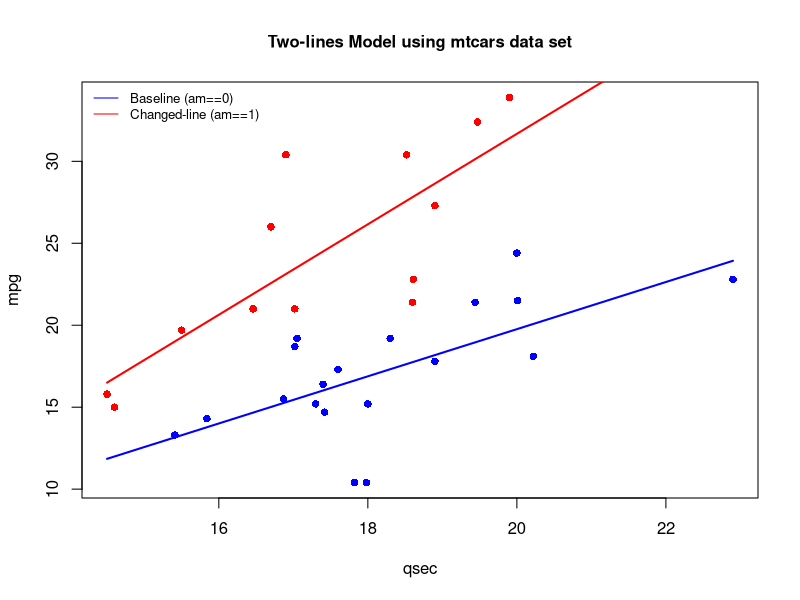
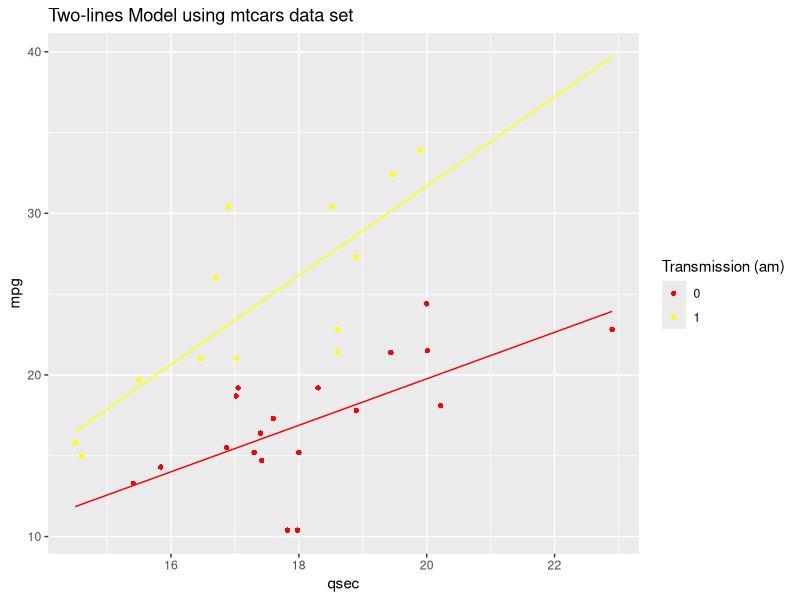
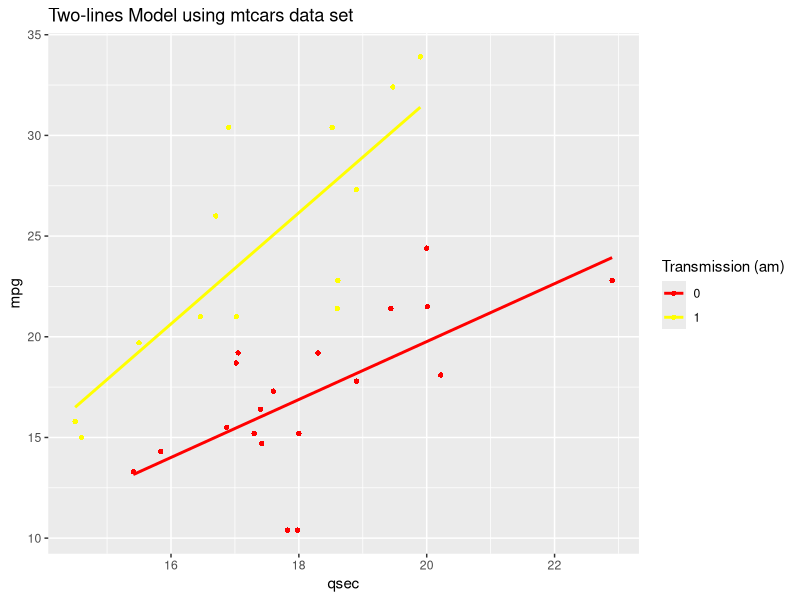
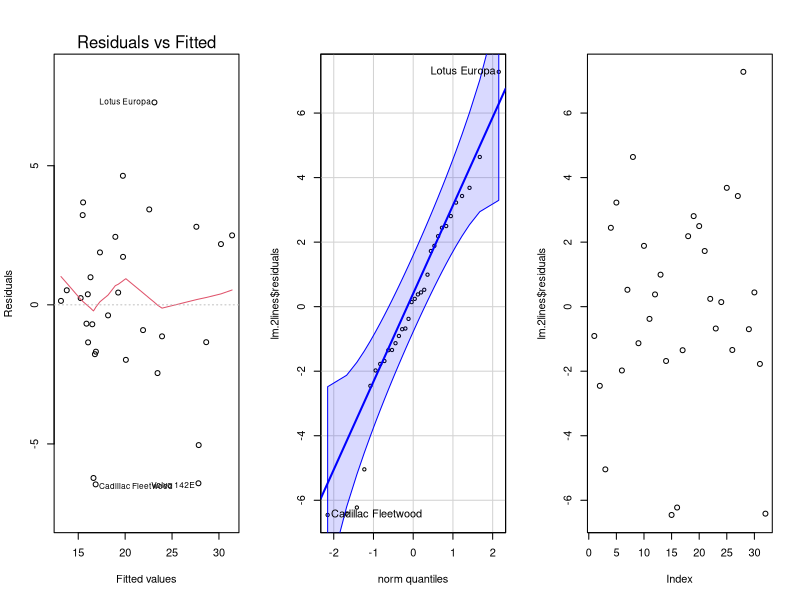

Reproduce these figures in R, in order.
#Go through the example using the two line model.- see the teaching notes and Elder Gilbert's talk
#1)	State the mathematical equation of two-line model
#2) lm.2lines <-lm(mpg ~ qsec + am + qsec:am, data=mtcars) -  
#   Use the example in the textbook to go through what the estimates mean:
#3)	Interpret the intercept and slope of each of the two lines (the answer is below)
#4)	Create a scatterplot using the code below

lm.2lines <-lm(mpg ~ qsec + am + qsec:am, data=mtcars)
summary(lm.2lines)

lm.2lines <-lm(mpg ~ qsec*am, data=mtcars)
summary(lm.2lines)

lm.line <-lm(mpg ~ qsec, data=mtcars)
summary(lm.line)

#Create graph using the following code:

plot(mpg ~ qsec, data=mtcars, col=c("blue","red")[as.factor(am)],pch=16, 
bg="gray83", main="Two-lines Model using mtcars data set", cex.main=1)
legend("topleft", legend=c("Baseline (am==0)", "Changed-line (am==1)"), 
bty="n", lty=1, col=c("blue","red"), cex=0.8)

#get the "Estimates" automatically:
# Then b will have 4 estimates:
# b[1] is the estimate of beta_0: -9.0099
# b[2] is the estimate of beta_1:  1.4385
# b[3] is the estimate of beta_2: -14.5107
# b[4] is the estimate of beta_3: 1.3214
b <- coef(lm.2lines)
curve(b[1] + b[2]*x, col="blue", lwd=2, add=TRUE)  #baseline (in blue)
curve((b[1] + b[3]) + (b[2] + b[4])*x, col="red", lwd=2, add=TRUE) #changed line (in orange)
b
b <- coef(lm.2lines)
b
# Then b will have 4 estimates:
# b[1] is the estimate of beta_0: -9.0099
# b[2] is the estimate of beta_1:  1.4385
# b[3] is the estimate of beta_2: -14.5107
# b[4] is the estimate of beta_3: 1.3214
library(tidyverse)
ggplot(mtcars, aes(y=mpg, x=qsec, color=factor(am))) +
  geom_point(pch=16) +
  #geom_smooth(method="lm", se=F) + #easy way, but only draws the full interaction model. The manual way using stat_function (see below) is more involved, but more dynamic.
  stat_function(fun = function(x) b[1] + b[2]*x, color="red") + #am==0 line
  stat_function(fun = function(x) (b[1]+b[3]) + (b[2]+b[4])*x,color="yellow") + #am==1 line 
  scale_color_manual(name="Transmission (am)", values=c("red","yellow")) +
  labs(title="Two-lines Model using mtcars data set")

library(tidyverse)
ggplot(mtcars, aes(y=mpg, x=qsec, color=factor(am))) +
  geom_point(pch=16, bg="gray83") +
  geom_smooth(method="lm", se=F) + #easy way, but only draws the full interaction model. The manual way using stat_function (see below) is more involved, but more dynamic.
  scale_color_manual(name="Transmission (am)", values=c("red","yellow")) +
  labs(title="Two-lines Model using mtcars data set")


#Check the requirements to see if the model is good
par(mfrow=c(1,3))
plot(lm.2lines,which=1)
library(car)
qqPlot(lm.2lines$residuals)
plot(lm.2lines$residuals)

#Check for significance
#qsec is significant  and the change of slope is significant
